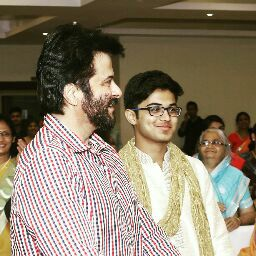
#> input picture images/4.jpg, 256 x 256 px
$ python identifier.py
#> lines starting #> are read from the running program, lines starting #| are printed output that depends on the picture; after the words box and inside, x2 and y2 are one past the last pixel; in counts of white or black regions, pixels touching at a corner belong together
import cv2
import time


test1 = cv2.imread('images/4.jpg')
#> test1 is the input picture: shape (256, 256, 3); mean B, G, R 107.4, 127.1, 139.3

haar_face_cascade = cv2.CascadeClassifier('haarcascade_frontalface_alt.xml')

def detect_faces(f_cascade,colourimg,scale=1.1):
#> called with scale = 1.1
	copy = colourimg.copy()
	gray = cv2.cvtColor(copy, cv2.COLOR_BGR2GRAY)
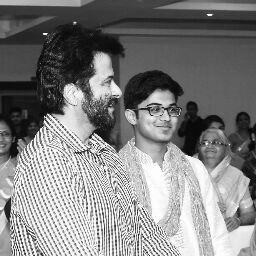
#> gray: shape (256, 256); min 1, max 255, mean 128.5
	#print("reached1")
	faces = haar_face_cascade.detectMultiScale(gray, scaleFactor=scale,minNeighbors=5);
#> faces = [[196, 131, 29, 29], [137, 90, 51, 51]]
	#print("reached2")
	for (x,y,w,h) in faces :
		#print("reached3")
		cv2.rectangle(copy,(x,y),(x+w,y+h),(0,255,0),2)
#> this loop made 2 passes
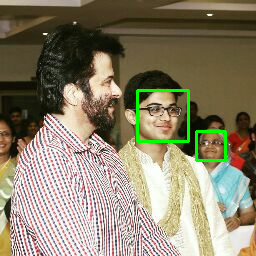
#> copy: shape (256, 256, 3); 1.45% of pixels changed, all inside (x1, y1, x2, y2) = (136, 89, 227, 162)
	return copy

faces_detected_img = detect_faces(haar_face_cascade, test1)

cv2.imshow('Test Imag', faces_detected_img)
cv2.waitKey(0)
cv2.destroyAllWindows()

$ run again, with images/pic1.jpg copied over images/4.jpg
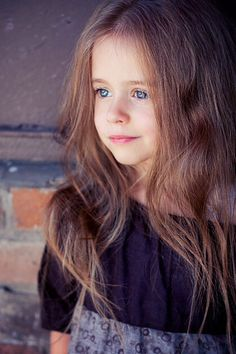
#> input picture images/pic1.jpg, 236 x 354 px
#> test1 is the input picture: shape (354, 236, 3); mean B, G, R 82.8, 74.1, 97
#> in detect_faces, `gray = cv2.cvtColor(copy, cv2.COLOR_BGR2GRAY)`:
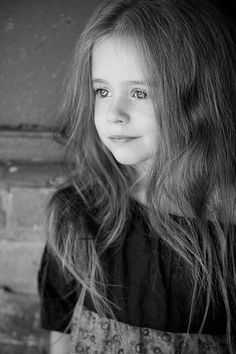
#> gray: shape (354, 236); min 0, max 240, mean 81.9
#> faces = [[71, 54, 101, 101]]
#> the loop in detect_faces, `for (x,y,w,h) in faces : #print("reached3")` made 1 pass
#> after the loop in detect_faces, `for (x,y,w,h) in faces :`:
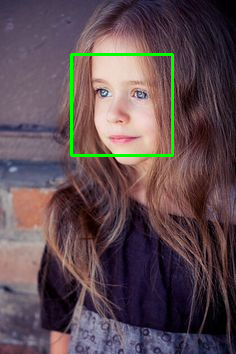
#> copy: shape (354, 236, 3); 1.45% of pixels changed, all inside (x1, y1, x2, y2) = (70, 53, 174, 157)
